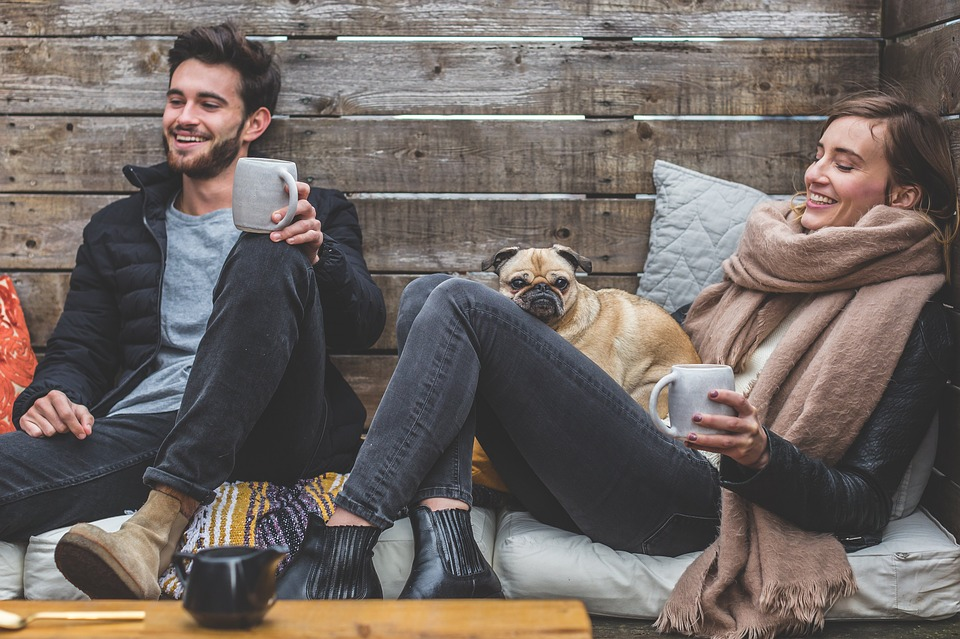
#> input picture opencv-tutorial-study-master/taskImage/picture.jpg, 960 x 639 px, found by its file name
$ python pixelAccessModify.py
#> lines starting #> are read from the running program, lines starting #| are printed output that depends on the picture
# source : opencv-python-tutroals
# modify : jogilsang

import cv2
import pyautogui
import os
import datetime
import numpy as np

os.chdir('C:\\Users\\user\\Desktop\\opencv')

# Create a black image
img = np.zeros((512,512,3), np.uint8)

px = img[100,100]
print(px)

# white square
img[100,100] = [255,255,255]
print(img[100,100])
img[100,200] = [255,255,255]
print(img[100,100])
img[150,150] = [255,255,255]
print(img[100,100])
img[200,100] = [255,255,255]
print(img[100,100])
img[200,200] = [255,255,255]
print(img[100,100])

font = cv2.FONT_HERSHEY_SIMPLEX


cv2.putText(img,'size : '+str(img.size) ,(100,250), font, 1,(255,255,255),2,cv2.LINE_AA)
cv2.putText(img,'shape : '+str(img.shape),(100,350), font, 1,(255,255,255),2,cv2.LINE_AA)
cv2.putText(img,'dtype : '+str(img.dtype),(100,450), font, 1,(255,255,255),2,cv2.LINE_AA)
# shape의 행,열,채널수 다곱하면 size(총 픽셀)
# 그림, 문구, 시작좌표, 폰트종류, 폰트크기, 색상, 사이즈, 선 유형

# img.itemset((10,10,2),100)
# img.item(10,10,2)

img2 = cv2.imread('picture.jpg',1)
#> img2 is the input picture: shape (639, 960, 3); mean B, G, R 98.9, 103.2, 112.1


# 폰트 종류
cv2.putText(img2,'size : '+str(img2.size) ,(30,575), font, 1,(255,255,255),2,cv2.LINE_AA)
cv2.putText(img2,'shape : '+str(img2.shape),(30,475), font, 1,(255,255,255),2,cv2.LINE_AA)
# 행,열,채널수 다곱하면 size(총 픽셀)
cv2.putText(img2,'dtype : '+str(img2.dtype),(30,375), font, 1,(255,255,255),2,cv2.LINE_AA)
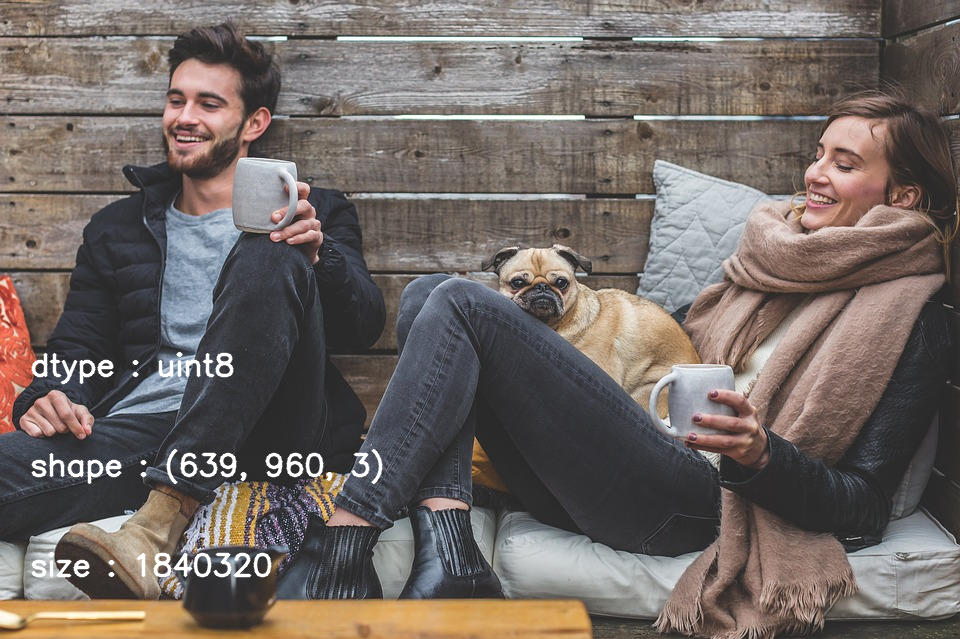
#> img2: shape (639, 960, 3); mean B, G, R 100.6, 105, 113.9
# 그림, 문구, 시작좌표, 폰트종류, 폰트크기, 색상, 사이즈, 선 유형


# 100,100 좌표의 픽셀값
# Draw a diagonal blue line with thickness of 5 px

cv2.imshow('image', img)
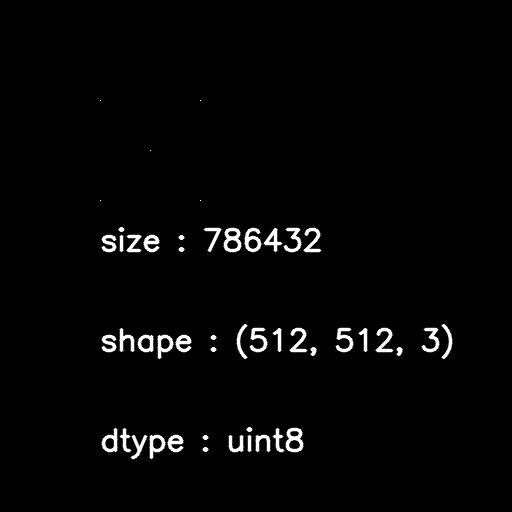
#> window 'image': shape (512, 512, 3); min 0, max 255, mean 5.5
cv2.imshow('image2', img2)
cv2.waitKey(0)
cv2.destroyAllWindows()

$ run again, with opencv-tutorial-study-master/taskImage/buble.jpg copied over opencv-tutorial-study-master/taskImage/picture.jpg
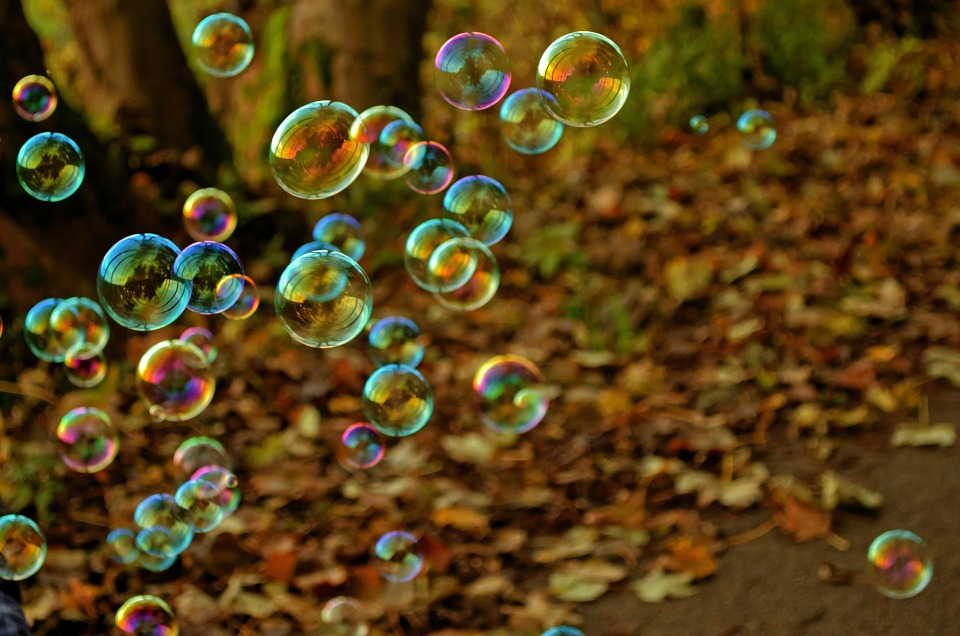
#> input picture opencv-tutorial-study-master/taskImage/buble.jpg, 960 x 636 px, found by its file name
#> img2 is the input picture: shape (636, 960, 3); mean B, G, R 22.4, 64.8, 87.2
#> `cv2.putText(img2,'dtype : '+str(img2.dtype),(30,375), font, 1,(255,255..`:
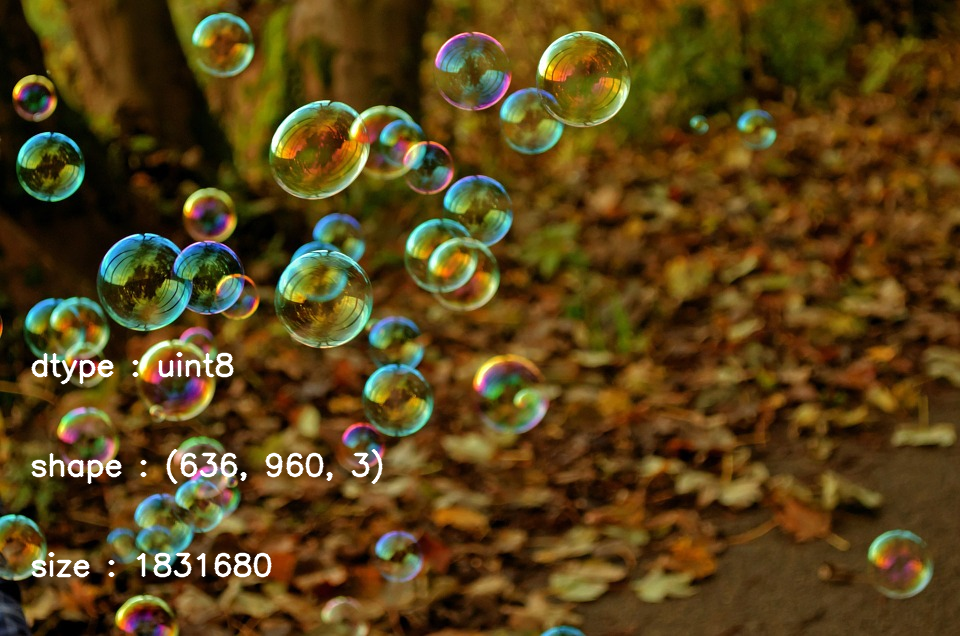
#> img2: shape (636, 960, 3); mean B, G, R 24.7, 66.7, 88.8
